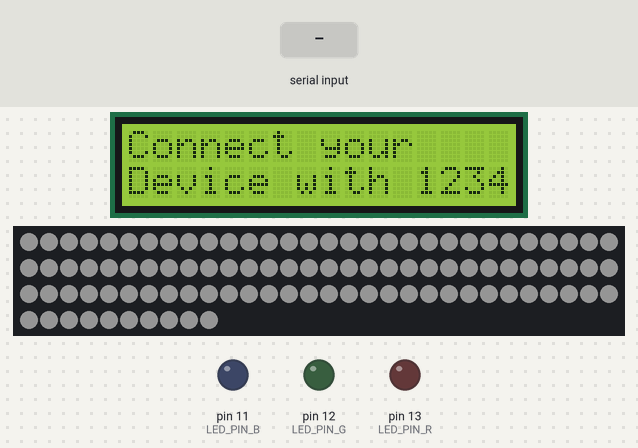
Simulated run of this sketch. Board: Arduino Uno, built with avr-gcc and run on an emulated ATmega328P. On the bench: 16×2 character LCD, 100 RGB LEDs in strip order, left to right, continuing on the next row, output pins drawn as LEDs (lit = HIGH). Inputs (shaded band) come from the test bench. Dim RGB values are drawn brighter than linear; what the sketch prints to the serial monitor is not drawn.

Above: at 1.2 s.
1.3 s: "90/45\n" received over Serial
At 2.4 s:
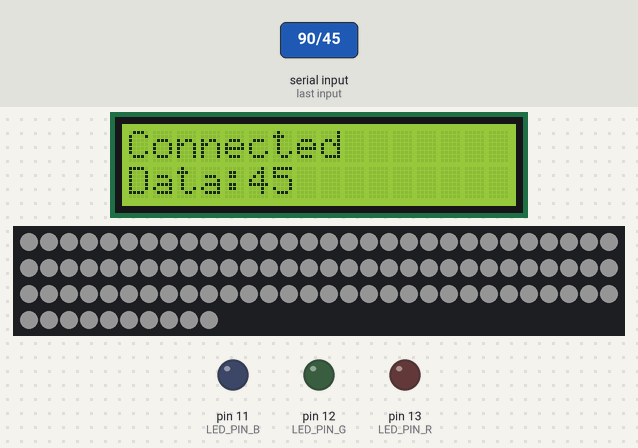
2.8 s: "30/150\n" received over Serial
At 3.8 s:
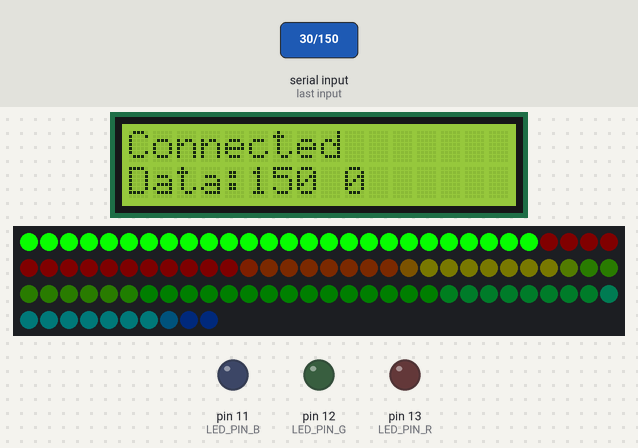
4.4 s: "200\n" received over Serial
At 5.5 s:
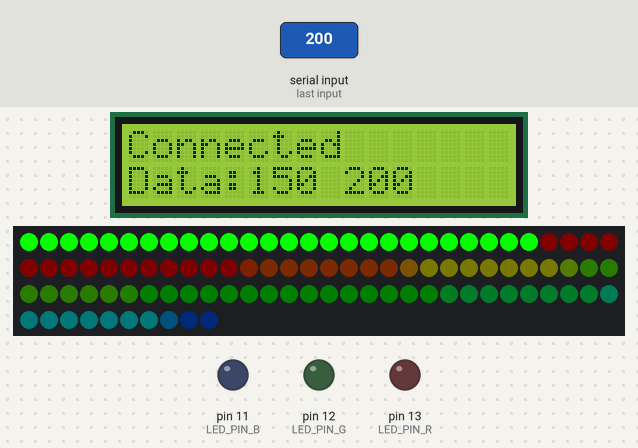
6.0 s: "5\n" received over Serial
At 7.0 s:
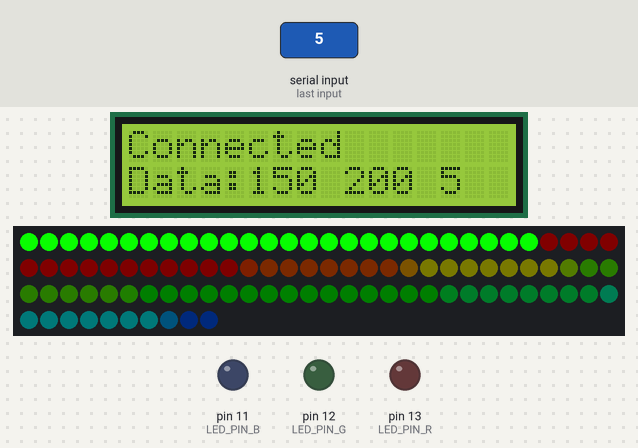
7.5 s: "1/90\n" received over Serial
At 8.8 s:
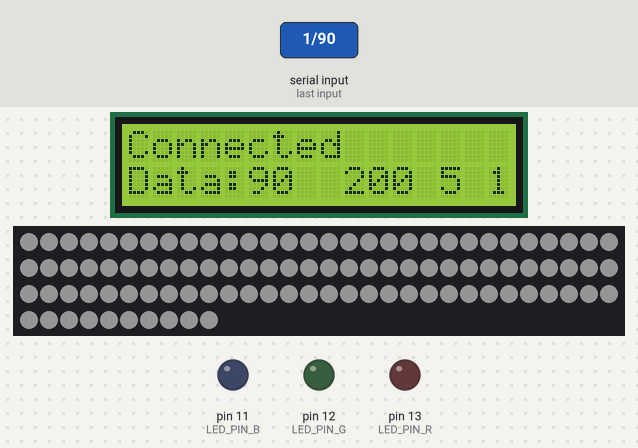
9.1 s: "1/90/45\n" received over Serial
At 9.12 s:
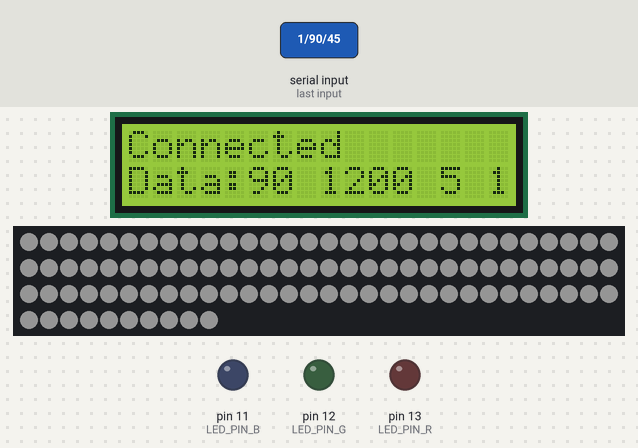
Timing chart, 0 to 11.6 s (numbered marks = the images above; inputs shaded):
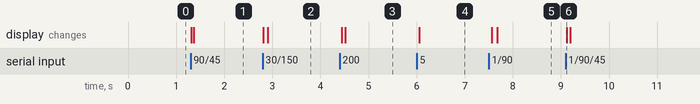

The sketch:

jikana.ino
```cpp
#include <LiquidCrystal.h>
#include <SoftwareSerial.h>
#include <Adafruit_NeoPixel.h>


#define PIN 3
#define LED_NUM 100  //LEDの数
Adafruit_NeoPixel ledtape = Adafruit_NeoPixel(LED_NUM, PIN, NEO_GRB + NEO_KHZ800);

// LCD ←→ Arduinoのピンの割り当て
// rs      →   D4
// rw      →   GND
// enable  →   D5
// d4      →   D6
// d5      →   D7
// d6      →   D8
// d7      →   D9

LiquidCrystal lcd(4, 5, 6, 7, 8, 9);
SoftwareSerial Bluetooth(0, 1);  // RX | TX

int LED_PIN_R = 13;  // デジタルピン9番に赤色LEDを割り当てる(変数)
int LED_PIN_G = 12;  // デジタルピン10番に緑色LEDを割り当てる(変数)
int LED_PIN_B = 11;  // デジタルピン11番に青色LEDを割り当てる(変数)
int WAIT = 9;        // 待ち時間の指定
char data = 0;
int color = 0;
int a = 0;

int tapecolor[100][3];

int H;
int R, G, B;
int start = 0;
int start2 = 0;
int count = 0;
int convertedValue;
float convertedValue2;
int ch[5];

void setup() {
  TIMSK0 = 0;

  pinMode(LED_PIN_R, OUTPUT);  // それぞれのピンを出力に設定
  pinMode(LED_PIN_G, OUTPUT);
  pinMode(LED_PIN_B, OUTPUT);

  lcd.begin(16, 2);     // LCDの桁数と行数を指定する(16桁2行)
  lcd.clear();          // LCD画面をクリア
  lcd.setCursor(0, 1);  // カーソルの位置を指定
                        // lcd.print("Arduino Uno");  // 文字の表示

  //Bluetooth.begin(9600); //opens serial port, sets data rate to 9600 bps
  Serial.begin(9600);  //opens serial port, sets data rate to 9600 bps
                       // Serial.println("Connect your device with 1234 as Paring Key\n");


  lcd.setCursor(0, 0);            // カーソルの位置を指定
  lcd.print("Connect your ");     // 文字の表示
  lcd.setCursor(0, 1);            // カーソルの位置を指定
  lcd.print("Device with 1234");  // 文字の表示

  ledtape.begin();
  ledtape.show();


  //色相環
  /*
 for (H=0 ; H<=360 ; H++) {
   if (H <= 60) {
   R = 255 ;
   G = H*4.25 ;
   B = 0 ;
 }
 else if (H <= 120) {
   R = (120-H)*4.25 ;
   G = 255 ;
   B = 0 ;
 }
 else if (H <= 180) {
   R = 0 ;
   G = 255 ;
   B = (H-120)*4.25 ;
 }
 else if (H <= 240) {
   R = 0 ;
   G = (240-H)*4.25 ;
   B = 255 ;
 }
 else if (H <= 300) {
   R = (H-240)*4.25 ;
   G = 0 ;
   B = 255 ;
 }
 else {
   R = 255 ;
   G = 0 ;
   B = (360-H)*4.25 ;
 }
*/
  /*
 for (H=0 ; H<=360 ; H++) {

          if (H <= 120) {
               R = map(H,0,120,255,0) ;     // 赤LED R←→G
               G = map(H,0,120,0,255) ;     // 緑LED G←→R
               B = 0 ;
          } else if (H <= 240) {

               G = map(H,120,240,255,0) ;   // 緑LED G←→B
               B = map(H,120,240,0,255) ;   // 青LED B←→G
               R = 0 ;
          } else {

               B = map(H,240,360,255,0) ;   // 青LED B←→R
               R = map(H,240,360,0,255) ;   // 青LED R←→B
               G= 0 ;
          }

 tapecolor[int(H*(1/3.6))][0] = R;
 tapecolor[int(H*(1/3.6))][1] = G;
 tapecolor[int(H*(1/3.6))][2] = B;
*/


  //}
}

char in[60];  //文字列格納用
int i = 0;    //文字カウント用


float receive, ACCEL, RAD;

void loop() {


  if (Serial.available()) {

    //data = Serial.read();//シリアル通信で受け取ったデータを読み込む
    in[i] = Serial.read();  //文字の読み込み」
    if (in[i] == '/') {     //「/」が読み込まれたなら文字列の最後とみなし
      in[i] = '\0';         //終端文字（「Null」と同様）を挿入
      //Serial.write(in);       //シリアルに文字列を書込
      //Serial.write("\n");     //改行コードを書込
      i = 0;  //カウントを戻す
    } else {
      i++;
    }

    convertedValue = atoi(in);
    convertedValue2 = atof(in);
    receive= convertedValue2;

    //ch[0] = atoi(strtok(in, ","));
    //if(ch[1] == 0 || ch[2] == 0){
    //ch[1] = atoi(strtok(NULL, ","));
    //ch[2] = atoi(strtok(NULL, ","));
    //}
    lcd.clear();
    lcd.setCursor(0, 0);     // カーソルの位置を指定
    lcd.print("Connected");  // 文字の表示
    lcd.setCursor(0, 1);     // カーソルの位置を指定
    lcd.print("Data:");      // 文字の表示
    lcd.setCursor(5, 1);     // カーソルの位置を指定
    lcd.print(in);           // 文字の表示
    //Serial.println(stock);
  }
  /*
 start++;
 count= 0;
 if(start>99) start=0;
 */


  count = 0;

  // start = int((100*convertedValue)/360);
  /*receive = convertedValue2;
  if(convertedValue2<100000) {
    receive = stock;//角度調整は正の値のみ
  }else{
    stock= receive;
  }*/
//  receive = convertedValue2;
  RAD = (receive / 1000) - 100;
  ACCEL = fmod(receive,1000)- 100;
  //ACCEL /= 10;
  Serial.println(ACCEL);
  //Serial.println(a);
  //test2(RAD,ACCEL);

  if(ACCEL < 21.0){//tuning
    taiki();
  }else{
  test2(RAD,ACCEL);
  }

  ledtape.show();

}

void taiki() {
  int count = 0;
  while (count < 100) {
    ledtape.setPixelColor(count, ledtape.Color(20, 20, 20));//tuning
    count++;
  }
}


int HSBtoR(int Rad, float Accel) {

  /* HSVのH値を各ＬＥＤのアナログ出力値(0-255)に変換する処理 */
  if (Rad <= 120) {
    /* Rad値(0-120) 赤-黄-緑     */
    R = map(Rad, 0, 120, 255, 0);  // 赤LED R←→G
  } else if (Rad <= 240) {
    /* Rad値(120-240) 緑-水色-青 */
    R = 0;
  } else {
    /* Rad値(240-360) 青-紫-赤   */
    R = map(Rad, 240, 360, 0, 255);  // 青LED R←→B
  }
  return int(R / Accel);
}

int HSBtoG(int Rad, float Accel) {
  /* HSVのH値を各ＬＥＤのアナログ出力値(0-255)に変換する処理 */
  if (Rad <= 120) {
    /* Rad値(0-120) 赤-黄-緑     */
    G = map(Rad, 0, 120, 0, 255);  // 緑LED G←→R
  } else if (Rad <= 240) {
    /* Rad値(120-240) 緑-水色-青 */
    G = map(Rad, 120, 240, 255, 0);  // 緑LED G←→B
  } else {
    /* Rad値(240-360) 青-紫-赤   */
    G = 0;
  }
  return int(G / Accel);
}
int HSBtoB(int Rad, float Accel) {
  /* HSVのH値を各ＬＥＤのアナログ出力値(0-255)に変換する処理 */
  if (Rad <= 120) {
    /* H値(0-120) 赤-黄-緑     */
    B = 0;
  } else if (Rad <= 240) {
    /* Rad値(120-240) 緑-水色-青 */
    B = map(Rad, 120, 240, 0, 255);  // 青LED B←→G
  } else {
    /* Rad値(240-360) 青-紫-赤   */
    B = map(Rad, 240, 360, 255, 0);  // 青LED B←→R
  }
  return int(B / Accel);
}

void test2(int Rad, float Accel) {
  while (count < 100) {
    if (Rad > 360) Rad -= 360;
    ledtape.setPixelColor(count, ledtape.Color(int(HSBtoR(int(Rad), Accel)), int(HSBtoG(int(Rad), Accel)), int(HSBtoB(int(Rad), Accel))));
    count++;
    Rad += 360 / 100;
  }
}
void test1() {

  while (count < 100) {

    ledtape.setPixelColor(99 - start, ledtape.Color(tapecolor[99 - count][0], tapecolor[99 - count][1], tapecolor[99 - count][2]));
    //delay(10);
    count++;
    start++;
    if (start > 99) {
      start = 0;
    }
  }
}
```

Measured:
- after the input at 1.3 s, the display: first changes at once (image 1 shows a later state)
- after the input at 2.8 s, the display: first changes at once (image 2 shows a later state)
- after the input at 4.4 s, the display: first changes at once (image 3 shows a later state)
- after the input at 6.0 s, the display: first changes after 0.05 s (image 4 shows a later state)
- after the input at 7.5 s, the display: first changes after 0.06 s (image 5 shows a later state)
- after the input at 9.1 s, the display: changes at once (image 6)
